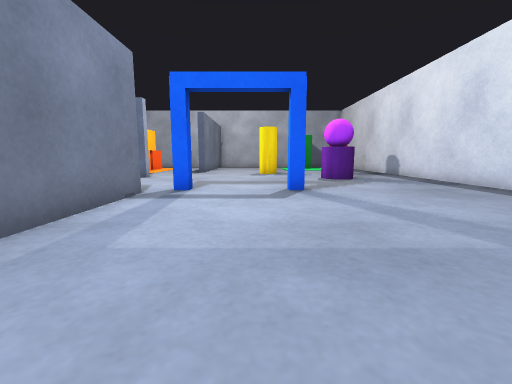
[1] (above)

18 first-person views from a walk through a robot-simulator world made for Gazebo. The camera is 0.5 m above the floor, tilts 8° down and sees 90° across. The floor is counted in squares, 0.5 m on a side. Each view is taken from the middle of a square. On the plan, view 1 faces up. The plan holds only what a view shows up to about 11 squares ahead; the rest is blank. The robots in the file are not drawn.

[2]
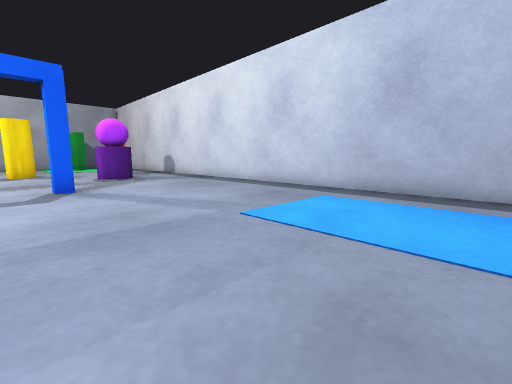

[3]
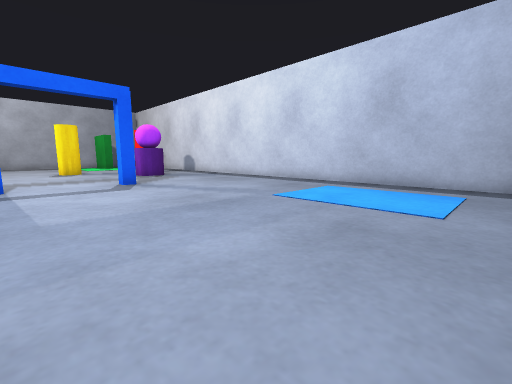

[4]
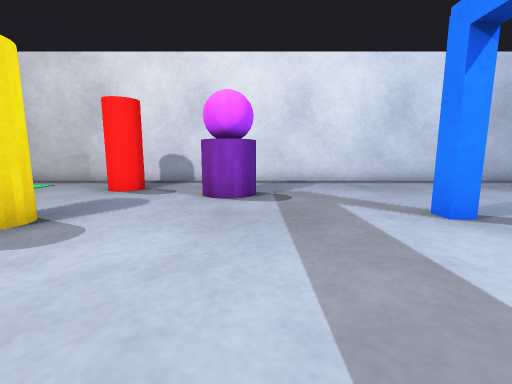

[5]
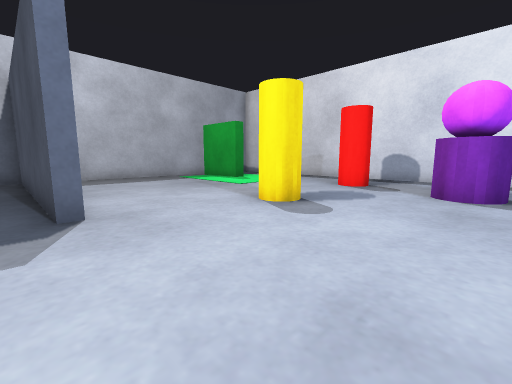

[6]
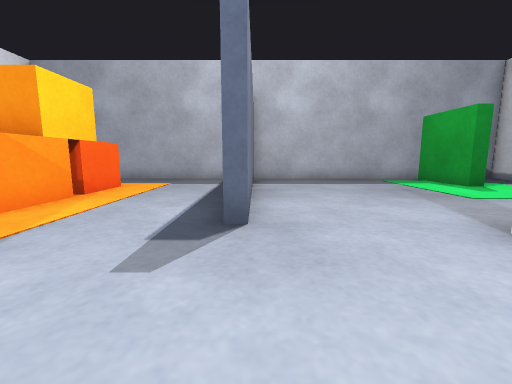

[7]
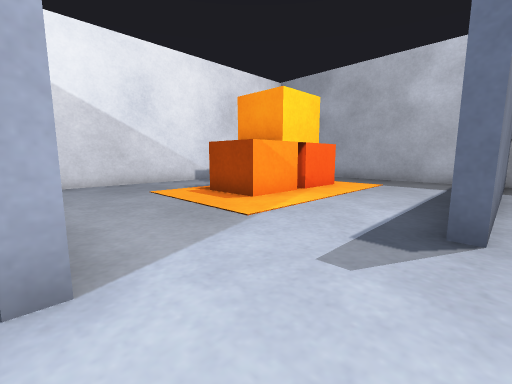

[8]
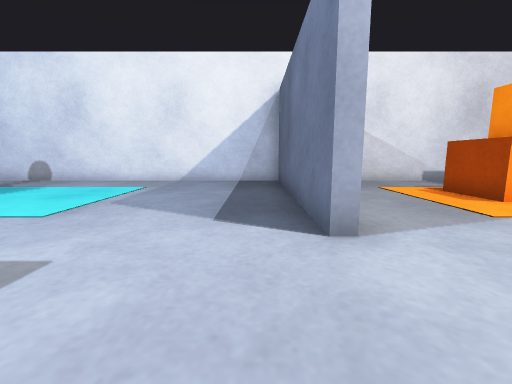

[9]
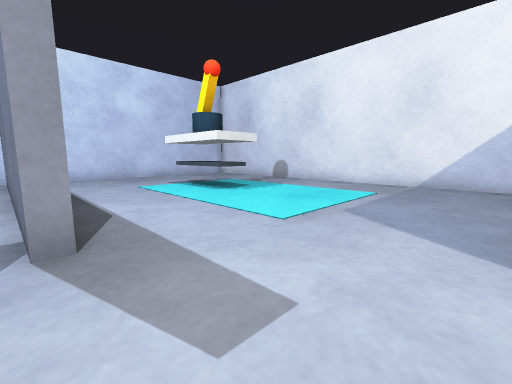

[10]
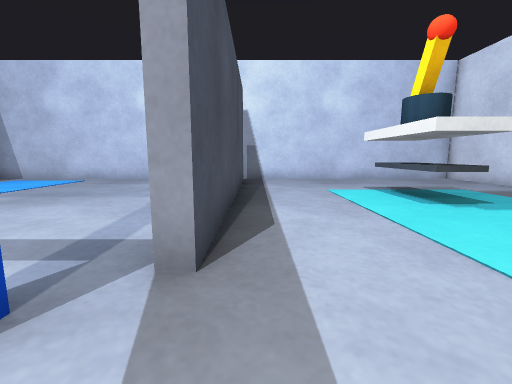

[11]
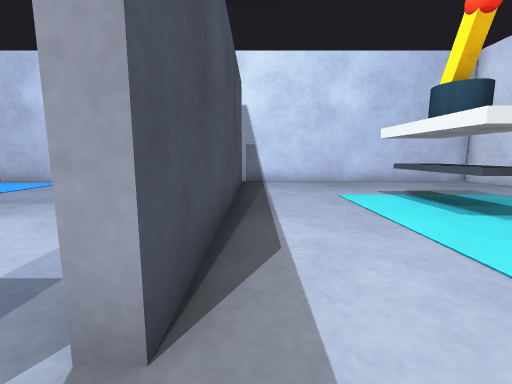

[12]
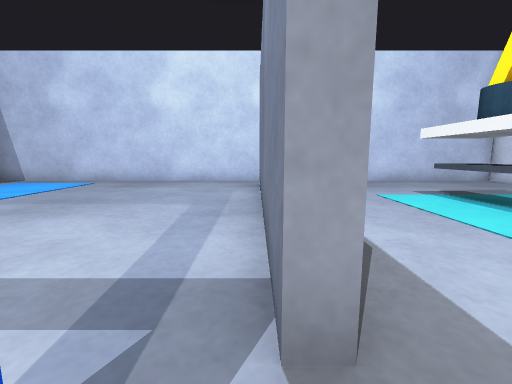

[13]
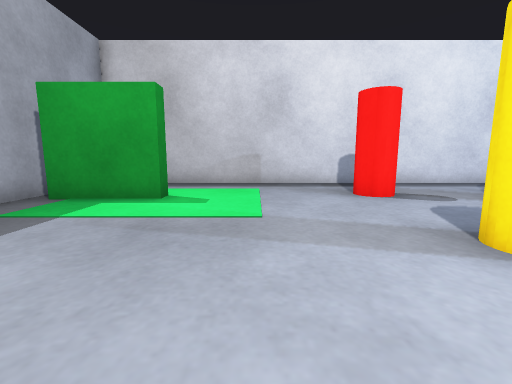

[14]
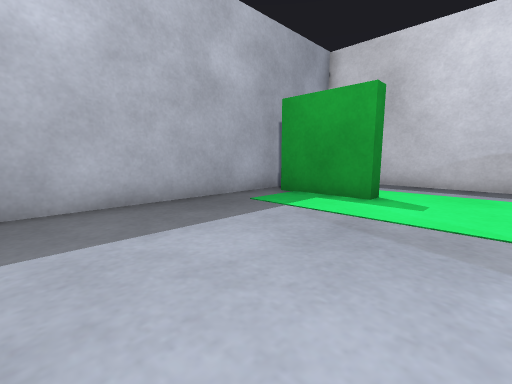

[15]
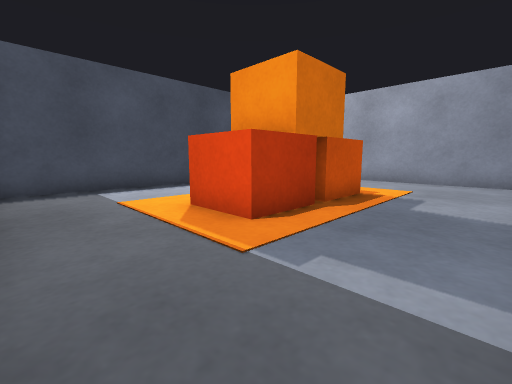

[16]
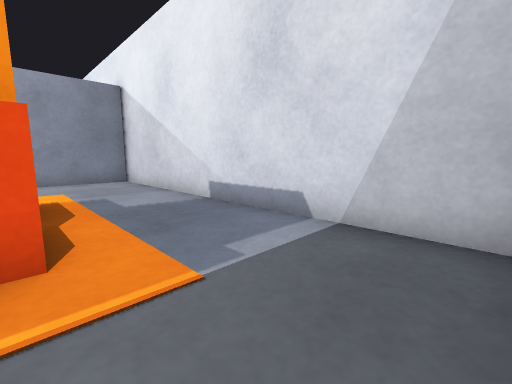

[17]
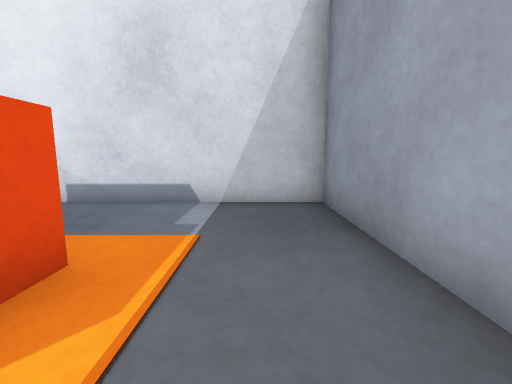

[18]
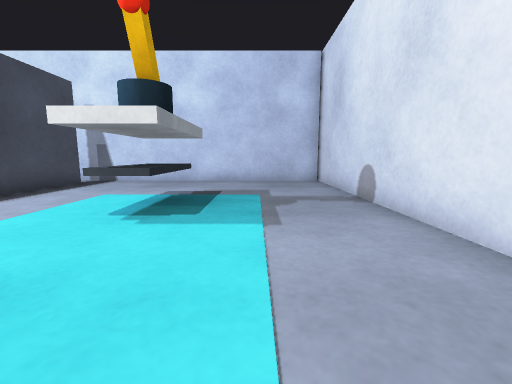

### Floor plan
Ten units are one square. View 1 is at (0, 0); x grows to the right and y downward. Boxes are objects, and circles mark ways between rooms. Rooms are numbered by the first view taken in them; rooms with no view inside come last. Other rooms are left out.
<svg viewBox="-131 -239 212 272">
<path fill="none" stroke="#000" d="M-31 -69 -31 15M-51 -124 -51 -119M44 -202 39 -202 39 -229M-24 24 75 24M76 21 76 -234 -31 -234 -31 -157 -35 -157M-35 15 -35 -69 -31 -69M-126 24 -24 24M-51 -119 -126 -119 -126 28M-35 -157 -35 -234 -126 -234 -126 -123 -66 -123"/>
<rect x="-25" y="-85" width="40" height="10" fill="#bbb"><title>other object</title></rect>
<rect x="-5" y="-155" width="20" height="10" fill="#bbb"><title>pillar</title></rect>
<rect x="25" y="-125" width="20" height="20" fill="#bbb"><title>other object</title></rect>
<rect x="35" y="-155" width="20" height="10" fill="#bbb"><title>pillar</title></rect>
<rect x="-85" y="-45" width="20" height="30" fill="#bbb"><title>table</title></rect>
<rect x="-95" y="-205" width="20" height="40" fill="#bbb"><title>crate</title></rect>
<circle cx="-30" cy="20" r="3" fill="#2a7"/>
<circle cx="-44" cy="-90" r="3" fill="#2a7"/>
<circle cx="-43" cy="-140" r="3" fill="#2a7"/>
<text x="20" y="-100">1</text>
<text x="-80" y="-40">2</text>
<text x="-80" y="-180">3</text>
</svg>
Room 1 opens to room 2. Room 1 opens to room 3.

Where each view was taken, in squares from view 1:
view 1: 0 up, 0 right, facing up
view 2: 1 down, 0 right, facing up-right
view 3: 2 down, 2 left, facing up-right
view 4: 11 up, 3 left, facing right
view 5: 11 up, 4 left, facing up-right
view 6: 12 up, 3 left, facing up
view 7: 12 up, 3 left, facing up-left
view 8: 11 up, 2 left, facing left
view 9: 10 up, 3 left, facing down-left
view 10: 9 up, 4 left, facing down
view 11: 8 up, 4 left, facing down
view 12: 8 up, 3 left, facing down
view 13: 18 up, 2 left, facing right
view 14: 18 up, 2 left, facing up-right
view 15: 23 up, 12 left, facing down-right
view 16: 23 up, 9 left, facing down-left
view 17: 22 up, 7 left, facing left
view 18: 8 up, 10 left, facing down
